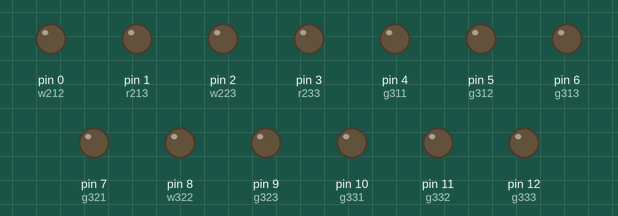
Simulated run of this sketch. Board: Arduino Uno, built with avr-gcc and run on an emulated ATmega328P. Parts: output pins drawn as LEDs (lit = HIGH).

Above: at 0.5 s.
At 2.0 s:
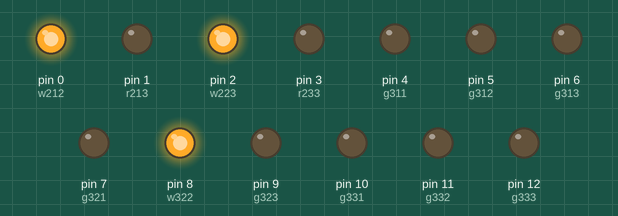
At 3.7 s:
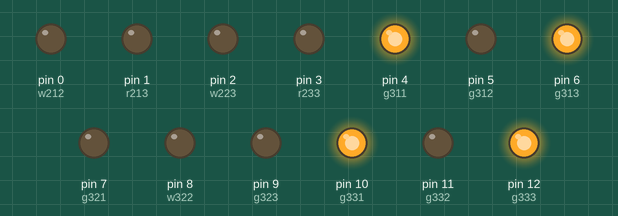
At 5.4 s:
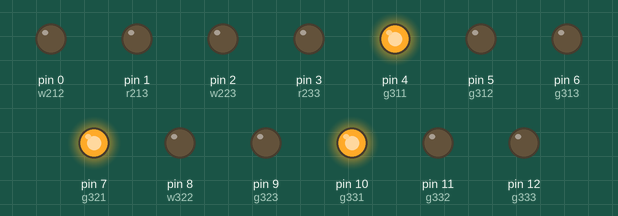
At 5.65 s:
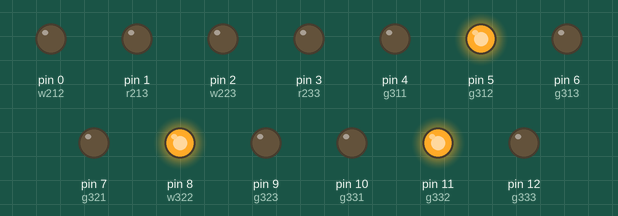
At 6.15 s:
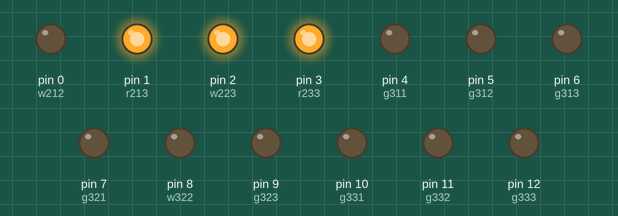
Timing chart, 0 to 9.1 s (numbered marks = the images above):
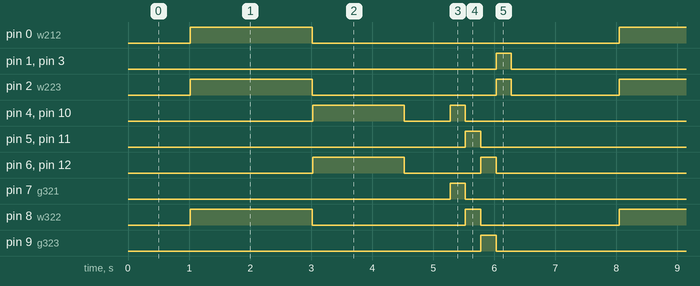

Measured:
- by itself, pin 0 (w212): alternates HIGH for 2.0 s and LOW for 5.0 s
- by itself, pin 1 (r213), pin 3 (r233), pin 5 (g312), pin 7 (g321), pin 9 (g323), pin 11 (g332): alternates HIGH for 0.25 s and LOW for 6.8 s
- by itself, pin 2 (w223): repeats every 7.0 s: LOW 3.0 s, HIGH 0.25 s, LOW 1.8 s, HIGH 2.0 s
- by itself, pin 4 (g311), pin 10 (g331): repeats every 7.0 s: LOW 0.75 s, HIGH 0.25 s, LOW 4.5 s, HIGH 1.5 s
- by itself, pin 6 (g313), pin 12 (g333): repeats every 7.0 s: LOW 1.3 s, HIGH 0.25 s, LOW 4.0 s, HIGH 1.5 s
- by itself, pin 8 (w322): repeats every 7.0 s: LOW 2.5 s, HIGH 0.25 s, LOW 2.3 s, HIGH 2.0 s

The sketch:

Cube.ino
```cpp
int i;
int w212 = 0;
int r213 = 1;
int w223 = 2;
int r233 = 3;

int g311 = 4;
int g312 = 5;
int g313 = 6;
int g321 = 7;
int w322 = 8;
int g323 = 9;
int g331 = 10;
int g332 = 11;
int g333 = 12;

void setup(){
  /*
  pinMode(w212,OUTPUT);
  pinMode(r213,OUTPUT);
  pinMode(w223,OUTPUT);
  pinMode(r233,OUTPUT);
  pinMode(g311,OUTPUT);
  pinMode(g312,OUTPUT);
  pinMode(g313,OUTPUT);
  pinMode(g321,OUTPUT);
  pinMode(w322,OUTPUT);
  pinMode(g323,OUTPUT);
  pinMode(g331,OUTPUT);
  pinMode(g332,OUTPUT);
  pinMode(g333,OUTPUT);
  */
  for(i=0;i<13;i++){
    pinMode(i,OUTPUT);
  }
}

void diamondon(){
  delay(1020);
  digitalWrite(w212,HIGH);
  digitalWrite(w223,HIGH);
  digitalWrite(w322,HIGH);
  delay(2000);
  low();
  delay(5);
}

void low(){
  for(i=0;i<13;i++){
    digitalWrite(i,LOW);
  }
  delay(1);
}

void cor3_on(){
  digitalWrite(g311,HIGH);
  digitalWrite(g331,HIGH);
  digitalWrite(g313,HIGH);
  digitalWrite(g333,HIGH);
  delay(1500);
  low();
  delay(750);
}

void col31_on(){
  digitalWrite(g311,HIGH);
  digitalWrite(g321,HIGH);
  digitalWrite(g331,HIGH);
  delay(250);
  low();
}

void col32_on(){
  digitalWrite(g312,HIGH);
  digitalWrite(w322,HIGH);
  digitalWrite(g332,HIGH);
  delay(250);
  low();
}

void col33_on(){
  digitalWrite(g313,HIGH);
  digitalWrite(g323,HIGH);
  digitalWrite(g333,HIGH);
  delay(250);
  low();
}

void col23_on(){
  digitalWrite(r213,HIGH);
  digitalWrite(w223,HIGH);
  digitalWrite(r233,HIGH);
  delay(250);
  low();
}

void loop(){
  diamondon();cor3_on();col31_on();col32_on();col33_on();col23_on();delay(750);
}
```
